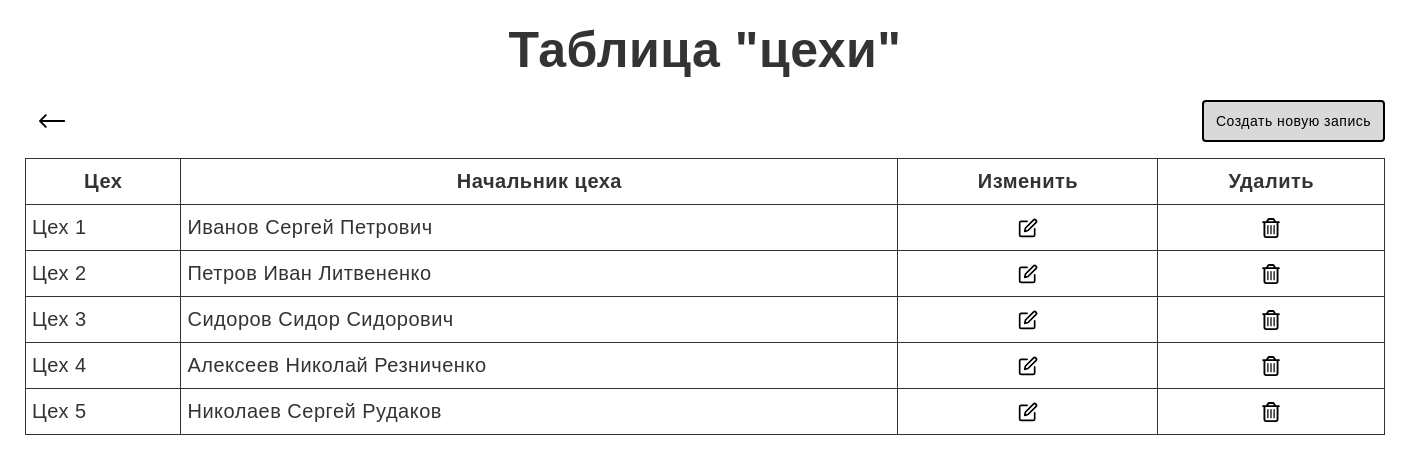
/tables/workshops/index.php, run on the app's committed database.
### tables this page shows
CREATE TABLE `workshops` (
  `id` int NOT NULL AUTO_INCREMENT,
  `workshop_name` text,
  `supervisor_id` int DEFAULT NULL,
  PRIMARY KEY (`id`),
  KEY `supervisor_id` (`supervisor_id`),
  CONSTRAINT `workshops_ibfk_1` FOREIGN KEY (`supervisor_id`) REFERENCES `employees` (`id`)
);

CREATE TABLE `employees` (
  `id` int NOT NULL AUTO_INCREMENT,
  `employee_name` text,
  `position` text,
  `discount_on_clothing` float DEFAULT NULL,
  `workshop_id` int DEFAULT NULL,
  PRIMARY KEY (`id`),
  KEY `fk_workshop` (`workshop_id`),
  CONSTRAINT `employees_ibfk_1` FOREIGN KEY (`workshop_id`) REFERENCES `workshops` (`id`),
  CONSTRAINT `fk_workshop` FOREIGN KEY (`workshop_id`) REFERENCES `workshops` (`id`)
);

### tables/workshops/index.php (the view, shortened to what this page needs)
<!DOCTYPE html>
<html lang="ru">
<head>
    <link rel="stylesheet" href="/styles/styles.css">
    <link rel="stylesheet" href="/styles/tables/index.css">
</head>
<body>
<section class="tableSection">
    <h1 class="pageTitle">Таблица "цехи"</h1>
    <div class="buttonWrapper">
        <a class="backLinkButton" href="../">
            <img src='/public/icon/back-icon.svg' width='30' height='30' alt='изменить'>
        </a>
        <a class="button" href="create.php">Создать новую запись</a>
    </div>
    <?php
    $mysqli = connectToDatabase();
    $sql = "SELECT workshops.id, workshops.workshop_name, employees.employee_name AS supervisor_name
        FROM WORKSHOPS
        LEFT JOIN EMPLOYEES ON workshops.supervisor_id = employees.id";
    $result = mysqli_query($mysqli, $sql);
    if (mysqli_num_rows($result) > 0) {
        echo "<table class='table'>
            <tr>
                <th>Цех</th>
                <th>Начальник цеха</th>
                <th>Изменить</th>
                <th>Удалить</th>
            </tr>";
        while ($row = mysqli_fetch_assoc($result)) {
            echo "<tr>
                <td>" . $row['workshop_name'] . "</td>
                <td>" . $row['supervisor_name'] . "</td>
                <td>
                    <a class='iconButton' href='edit.php?id=" . $row['id'] . "'>
                        <img src='/public/icon/edit-icon.svg' width='20' height='20' alt='изменить'>
                    </a>
                </td>
                <td>
                    <a class='iconButton' href='delete.php?id=" . $row['id'] . "'>
                        <img src='/public/icon/delete-icon.svg' width='20' height='20' alt='удалить'>
                    </a>
                </td>
              </tr>";
        }
        echo "</table>";
    }
    ?>
</section>
</body>
</html>

### styles/styles.css (style rules this page uses)
html, body { height: 100%; }
body { background-color: #fff; padding: 0; margin: 0; color: #333; font-size: 20px; min-width: 320px; position: relative; line-height: 1.65; overflow-x: hidden; }
img { max-width: 100%; }

### styles/tables/index.css (style rules this page uses)
.tableSection { padding: 10px 20px 60px; margin: 0 auto; width: 1400px; }
.pageTitle { margin: 10px auto 20px; font-size: 50px; line-height: 60px; text-align: center; }
.buttonWrapper { display: flex; justify-content: space-between; margin: 0 0 16px; }
.button { display: flex; padding: 6px 12px; justify-content: center; align-items: center; font-size: 14px; line-height: 18px; color: #000; text-align: center; background-color: #d9d9d9;; border: 2px solid #000; border-radius: 4px; text-decoration: none; }
.backLinkButton { display: flex; justify-content: center; align-items: center; background-color: transparent; border: none; padding: 6px 12px; }
.table { border-collapse: collapse; min-width: 100%; }
.table th, .table td { padding: 6px; border: 1px solid; }
.iconButton { display: flex; justify-content: center; align-items: center; }

### data on the page
workshops: workshop_name "Цех 1", supervisor.employee_name "Иванов Сергей Петрович"
workshops: workshop_name "Цех 2", supervisor.employee_name "Петров Иван Литвененко"
workshops: workshop_name "Цех 3", supervisor.employee_name "Сидоров Сидор Сидорович"
workshops: workshop_name "Цех 4", supervisor.employee_name "Алексеев Николай Резниченко"
workshops: workshop_name "Цех 5", supervisor.employee_name "Николаев Сергей Рудаков"
